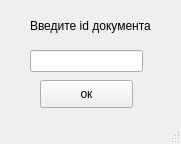
<?xml version="1.0" encoding="UTF-8"?>
<ui version="4.0">
 <class>MainWindow</class>
 <widget class="QMainWindow" name="MainWindow">
  <property name="geometry">
   <rect>
    <x>0</x>
    <y>0</y>
    <width>181</width>
    <height>144</height>
   </rect>
  </property>
  <property name="windowTitle">
   <string>MainWindow</string>
  </property>
  <widget class="QWidget" name="centralwidget">
   <widget class="QLineEdit" name="entry_id">
    <property name="geometry">
     <rect>
      <x>30</x>
      <y>50</y>
      <width>113</width>
      <height>22</height>
     </rect>
    </property>
   </widget>
   <widget class="QLabel" name="label_1">
    <property name="geometry">
     <rect>
      <x>30</x>
      <y>10</y>
      <width>151</width>
      <height>31</height>
     </rect>
    </property>
    <property name="text">
     <string>Введите id документа</string>
    </property>
   </widget>
   <widget class="QPushButton" name="but_ok">
    <property name="geometry">
     <rect>
      <x>40</x>
      <y>80</y>
      <width>93</width>
      <height>28</height>
     </rect>
    </property>
    <property name="text">
     <string>ок</string>
    </property>
   </widget>
  </widget>
  <widget class="QStatusBar" name="statusbar"/>
 </widget>
 <resources/>
 <connections/>
</ui>
